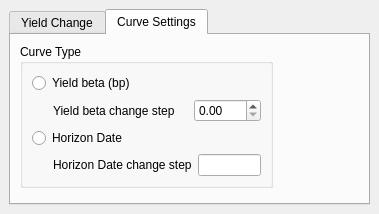
<ui version="4.0" >
 <class>SettingForm</class>
 <widget class="QWidget" name="SettingForm" >
  <property name="geometry" >
   <rect>
    <x>0</x>
    <y>0</y>
    <width>379</width>
    <height>214</height>
   </rect>
  </property>
  <property name="windowTitle" >
   <string>Form</string>
  </property>
  <layout class="QVBoxLayout" >
   <property name="margin" >
    <number>9</number>
   </property>
   <property name="spacing" >
    <number>6</number>
   </property>
   <item>
    <widget class="QTabWidget" name="tabWidget" >
     <property name="currentIndex" >
      <number>1</number>
     </property>
     <widget class="QWidget" name="tab_yld" >
      <attribute name="title" >
       <string>Yield Change</string>
      </attribute>
      <layout class="QVBoxLayout" >
       <property name="margin" >
        <number>9</number>
       </property>
       <property name="spacing" >
        <number>6</number>
       </property>
       <item>
        <layout class="QHBoxLayout" >
         <property name="margin" >
          <number>0</number>
         </property>
         <property name="spacing" >
          <number>6</number>
         </property>
         <item>
          <layout class="QGridLayout" >
           <property name="margin" >
            <number>0</number>
           </property>
           <property name="spacing" >
            <number>6</number>
           </property>
           <item row="0" column="1" >
            <widget class="QLabel" name="label_2" >
             <property name="text" >
              <string>End Point</string>
             </property>
            </widget>
           </item>
           <item row="1" column="0" >
            <widget class="QDoubleSpinBox" name="dsb_start" >
             <property name="minimumSize" >
              <size>
               <width>70</width>
               <height>0</height>
              </size>
             </property>
             <property name="maximum" >
              <double>1000.000000000000000</double>
             </property>
             <property name="minimum" >
              <double>-1000.000000000000000</double>
             </property>
            </widget>
           </item>
           <item row="0" column="2" >
            <widget class="QLabel" name="label_3" >
             <property name="text" >
              <string>Step</string>
             </property>
            </widget>
           </item>
           <item row="1" column="2" >
            <widget class="QDoubleSpinBox" name="dsb_step" >
             <property name="minimumSize" >
              <size>
               <width>70</width>
               <height>0</height>
              </size>
             </property>
            </widget>
           </item>
           <item row="1" column="1" >
            <widget class="QDoubleSpinBox" name="dsb_end" >
             <property name="minimumSize" >
              <size>
               <width>70</width>
               <height>0</height>
              </size>
             </property>
            </widget>
           </item>
           <item row="0" column="0" >
            <widget class="QLabel" name="label" >
             <property name="text" >
              <string>Start Point</string>
             </property>
            </widget>
           </item>
          </layout>
         </item>
         <item>
          <spacer>
           <property name="orientation" >
            <enum>Qt::Horizontal</enum>
           </property>
           <property name="sizeHint" >
            <size>
             <width>40</width>
             <height>20</height>
            </size>
           </property>
          </spacer>
         </item>
        </layout>
       </item>
       <item>
        <spacer>
         <property name="orientation" >
          <enum>Qt::Vertical</enum>
         </property>
         <property name="sizeHint" >
          <size>
           <width>20</width>
           <height>40</height>
          </size>
         </property>
        </spacer>
       </item>
      </layout>
     </widget>
     <widget class="QWidget" name="tab_curve" >
      <attribute name="title" >
       <string>Curve Settings</string>
      </attribute>
      <layout class="QVBoxLayout" >
       <property name="margin" >
        <number>9</number>
       </property>
       <property name="spacing" >
        <number>6</number>
       </property>
       <item>
        <layout class="QHBoxLayout" >
         <property name="margin" >
          <number>0</number>
         </property>
         <property name="spacing" >
          <number>6</number>
         </property>
         <item>
          <widget class="QGroupBox" name="groupBox" >
           <property name="title" >
            <string>Curve Type</string>
           </property>
           <layout class="QVBoxLayout" >
            <property name="margin" >
             <number>9</number>
            </property>
            <property name="spacing" >
             <number>6</number>
            </property>
            <item>
             <layout class="QHBoxLayout" >
              <property name="margin" >
               <number>0</number>
              </property>
              <property name="spacing" >
               <number>6</number>
              </property>
              <item>
               <widget class="QRadioButton" name="rb_beta" >
                <property name="text" >
                 <string>Yield beta (bp)</string>
                </property>
               </widget>
              </item>
              <item>
               <spacer>
                <property name="orientation" >
                 <enum>Qt::Horizontal</enum>
                </property>
                <property name="sizeHint" >
                 <size>
                  <width>40</width>
                  <height>20</height>
                 </size>
                </property>
               </spacer>
              </item>
             </layout>
            </item>
            <item>
             <layout class="QHBoxLayout" >
              <property name="margin" >
               <number>0</number>
              </property>
              <property name="spacing" >
               <number>6</number>
              </property>
              <item>
               <spacer>
                <property name="orientation" >
                 <enum>Qt::Horizontal</enum>
                </property>
                <property name="sizeType" >
                 <enum>QSizePolicy::Fixed</enum>
                </property>
                <property name="sizeHint" >
                 <size>
                  <width>21</width>
                  <height>20</height>
                 </size>
                </property>
               </spacer>
              </item>
              <item>
               <widget class="QLabel" name="label_5" >
                <property name="text" >
                 <string>Yield beta change step    </string>
                </property>
               </widget>
              </item>
              <item>
               <widget class="QDoubleSpinBox" name="dsb_betaStep" />
              </item>
             </layout>
            </item>
            <item>
             <layout class="QHBoxLayout" >
              <property name="margin" >
               <number>0</number>
              </property>
              <property name="spacing" >
               <number>6</number>
              </property>
              <item>
               <widget class="QRadioButton" name="rb_horizon" >
                <property name="text" >
                 <string>Horizon Date</string>
                </property>
               </widget>
              </item>
              <item>
               <spacer>
                <property name="orientation" >
                 <enum>Qt::Horizontal</enum>
                </property>
                <property name="sizeHint" >
                 <size>
                  <width>40</width>
                  <height>20</height>
                 </size>
                </property>
               </spacer>
              </item>
             </layout>
            </item>
            <item>
             <layout class="QHBoxLayout" >
              <property name="margin" >
               <number>0</number>
              </property>
              <property name="spacing" >
               <number>6</number>
              </property>
              <item>
               <spacer>
                <property name="orientation" >
                 <enum>Qt::Horizontal</enum>
                </property>
                <property name="sizeType" >
                 <enum>QSizePolicy::Fixed</enum>
                </property>
                <property name="sizeHint" >
                 <size>
                  <width>21</width>
                  <height>22</height>
                 </size>
                </property>
               </spacer>
              </item>
              <item>
               <widget class="QLabel" name="label_6" >
                <property name="text" >
                 <string>Horizon Date change step</string>
                </property>
               </widget>
              </item>
              <item>
               <widget class="QLineEdit" name="le_horizonStep" >
                <property name="sizePolicy" >
                 <sizepolicy>
                  <hsizetype>7</hsizetype>
                  <vsizetype>0</vsizetype>
                  <horstretch>0</horstretch>
                  <verstretch>0</verstretch>
                 </sizepolicy>
                </property>
               </widget>
              </item>
             </layout>
            </item>
           </layout>
          </widget>
         </item>
         <item>
          <spacer>
           <property name="orientation" >
            <enum>Qt::Horizontal</enum>
           </property>
           <property name="sizeHint" >
            <size>
             <width>131</width>
             <height>20</height>
            </size>
           </property>
          </spacer>
         </item>
        </layout>
       </item>
       <item>
        <spacer>
         <property name="orientation" >
          <enum>Qt::Vertical</enum>
         </property>
         <property name="sizeHint" >
          <size>
           <width>20</width>
           <height>40</height>
          </size>
         </property>
        </spacer>
       </item>
      </layout>
     </widget>
    </widget>
   </item>
  </layout>
 </widget>
 <resources/>
 <connections/>
</ui>
